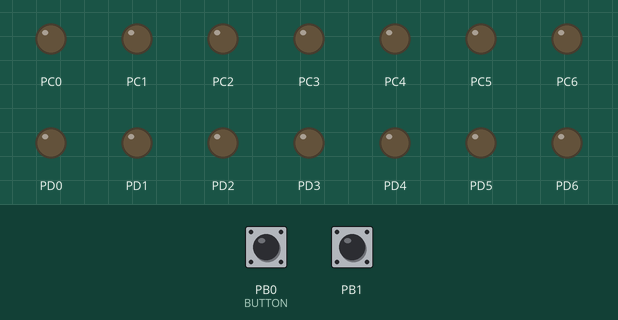
The program below on a simulated ATmega16, built with avr-gcc and emulated at 1 MHz. Parts: output pins drawn as LEDs (lit = HIGH). Inputs (shaded band) come from the test bench; at power-on: PB0 (BUTTON) HIGH, PB1 HIGH.

Above: at 1.2 s.
1.3 s: PB0 (BUTTON) pulled LOW for 0.15 s
At 2.5 s:
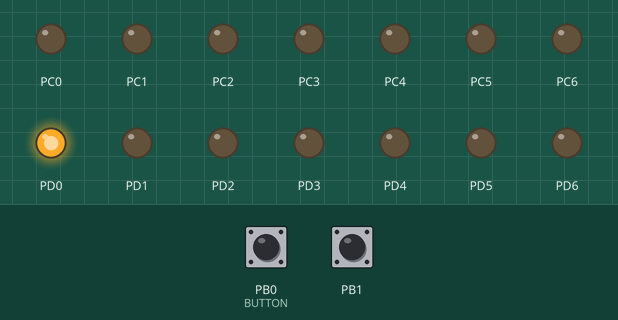
2.9 s: PB1 pulled LOW for 0.15 s
At 3.8 s:
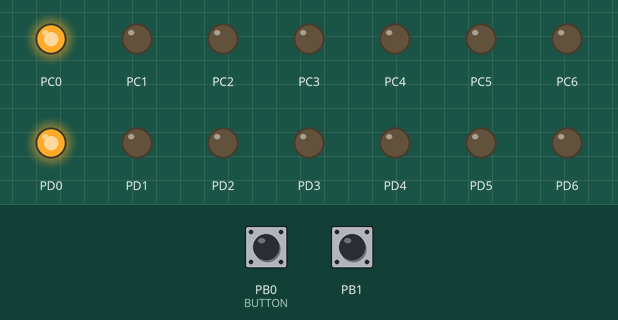
4.5 s: PB0 (BUTTON) pulled LOW for 1 s
At 5.0 s:
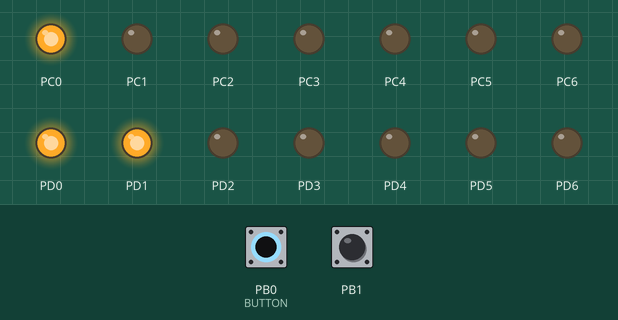
7.0 s: PB1 pulled LOW for 1 s
At 8.2 s:
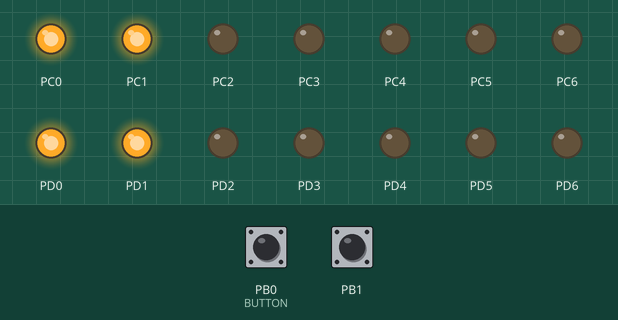
9.5 s: PB0 (BUTTON) pulled LOW for 0.15 s
At 10.0 s:
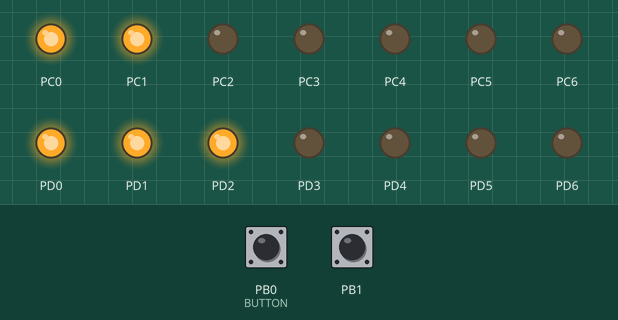
11.1 s: PB1 pulled LOW for 0.15 s
At 12.3 s:
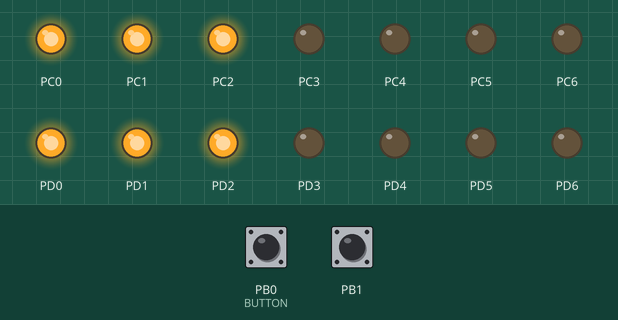
Timing chart, 0 to 13.7 s (numbered marks = the images above; inputs shaded):
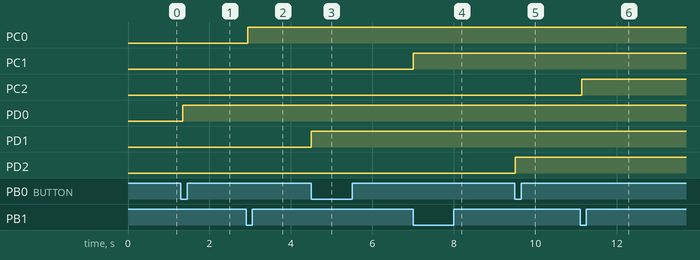

The program:

main.c
```c
/*
 * TheButtonGame.c
 *
 *
  2 Buttons are connected to PB0 & PB1 (PIN 1 and PIN 2 of Atmega 16) and GND.
  A total of 14 LEDs are connected, with 7 LEDs on PD0 to PD6 and 7 LEDs on PC0 to PC6, each in series with a 330 R resistor to GND.
  Each button controls either of the PORT LEDs. Pressing either Button increases the LED count (glow) of respective PORT/side.
  2 Players are needed to press the button. Whoever presses the button fast to light up all the 7 LEDs on his PORT/side wins the game.

  Settings under Tools->Extended Tools of AtmelStudio7 for External Programmer (USBasp) :
  Title		:	USBasp Release
  Path		:	C:\avrdude-6.3-mingw32\avrdude.exe
  Arguments	:	-c USBasp -p m16 -U flash:w:$(ProjectDir)\Release\$(TargetName).hex:i

 * Created: 12-02-2025 11:00:14
 * Author : avinash
 */

#define F_CPU 1000000UL
#include <avr/io.h>
#include <util/delay.h>

void ProcessButtonPress(volatile uint8_t button_id);
void ProcessButtonRelease(volatile uint8_t button_id);
void Blink_port_LEDs (volatile uint8_t *port);
void Reset_all_LED_Counter ();

uint8_t LED[2] ;
volatile uint8_t count[2];
uint16_t Stream_of_Zeros[2];		// When button is Pressed, the micro controller button pin goes LOW and generates a streams of few "Zero and Ones" before finally coming to Zero, and
									// creating a stable stream of Zeros until the button is not Released
uint16_t Streams_of_Ones[2];		// When Button is Released, the micro controller button pin goes HIGH and generates a streams of few "Ones and Zeros" before finally coming to ONE, and
									// creating a stable stream of ONnes until the button is Released

int main(void)
{
	DDRD |= 0b01111111;		// Setting PINS as Output for LEDs
	DDRC |= 0b01111111;
	PORTD	=	 0x00;		// Setting LEDs OFF initially
	PORTC	=	 0x00;

	DDRB	&=	 ~( (1<< PINB0) | (1<< PINB1) );	// Initialize BUTTON pin
	PORTB	|=	 (1 << PINB0) | (1 << PINB1) ;	// Ensure pin is HIGH (PULLED UP) initially

	while (1)
	{
		if (  bit_is_clear(PINB , 0) )	ProcessButtonPress(0);		//  If Button is Pressed
		else	ProcessButtonRelease(0);							//  if Button is Released

		if (  bit_is_clear(PINB , 1) )	ProcessButtonPress(1);
		else	ProcessButtonRelease(1);
	}
}


void ProcessButtonPress(uint8_t button_id)
{
	Stream_of_Zeros[button_id]++;
	if (Stream_of_Zeros[button_id] >= 500)
	{
		if(count[button_id] == 0)		//	Temp variable to make sure loop executes only once - if this is not present, all LEDs will lit up with just one press,
										//  as streams of zero's still overflows 500 count. The count is Reset in else statement to initialize initial state of count =0
		{
			count[button_id] = 1;		//  Count is Set to execute this loop exactly once, to get button toggle effect

			if(button_id == 0)
			{
				PORTD |= 1<<LED[0];		//	Shift Leds of PORT D
				LED[0]++;
				if (LED[0] > 6)
				{
					Blink_port_LEDs (&PORTD);
					Reset_all_LED_Counter ();
					PORTC = 0b00000000;
				}
			}
			if(button_id == 1)
			{
				PORTC |= 1<<LED[1];		//	Shift Leds of PORT C
				LED[1]++;
				if (LED[1] > 6)
				{
					Blink_port_LEDs (&PORTC);
					Reset_all_LED_Counter ();
					PORTD = 0b00000000;
				}
			}
		}
		Stream_of_Zeros[button_id] = 0;
	}
}

void ProcessButtonRelease(uint8_t button_id)
{
	Streams_of_Ones[button_id]++;			 // Count a good amount of continuous ONEs to be sure that button is actually released
	if (Streams_of_Ones[button_id] >= 500)
	{
		count[button_id] = 0;		// Reset counter
		Streams_of_Ones[button_id] = 0;
	}
}

void Blink_port_LEDs (volatile uint8_t *port)
{
	for( uint8_t i=0;i<5;i++)
	{
		*port = 0b11111111;
		_delay_ms(100);
		*port = 0b00000000;
		_delay_ms(100);
	}
}

void Reset_all_LED_Counter ()
{
	LED[1] = 0;
	LED[0] = 0;
}
```

Measured:
- after the input at 1.3 s, PD0: LOW → HIGH at once
- after the input at 2.9 s, PC0: LOW → HIGH at once
- after the input at 4.5 s, PD1: LOW → HIGH at once
- after the input at 7.0 s, PC1: LOW → HIGH at once
- after the input at 9.5 s, PD2: LOW → HIGH at once
- after the input at 11.1 s, PC2: LOW → HIGH at once
